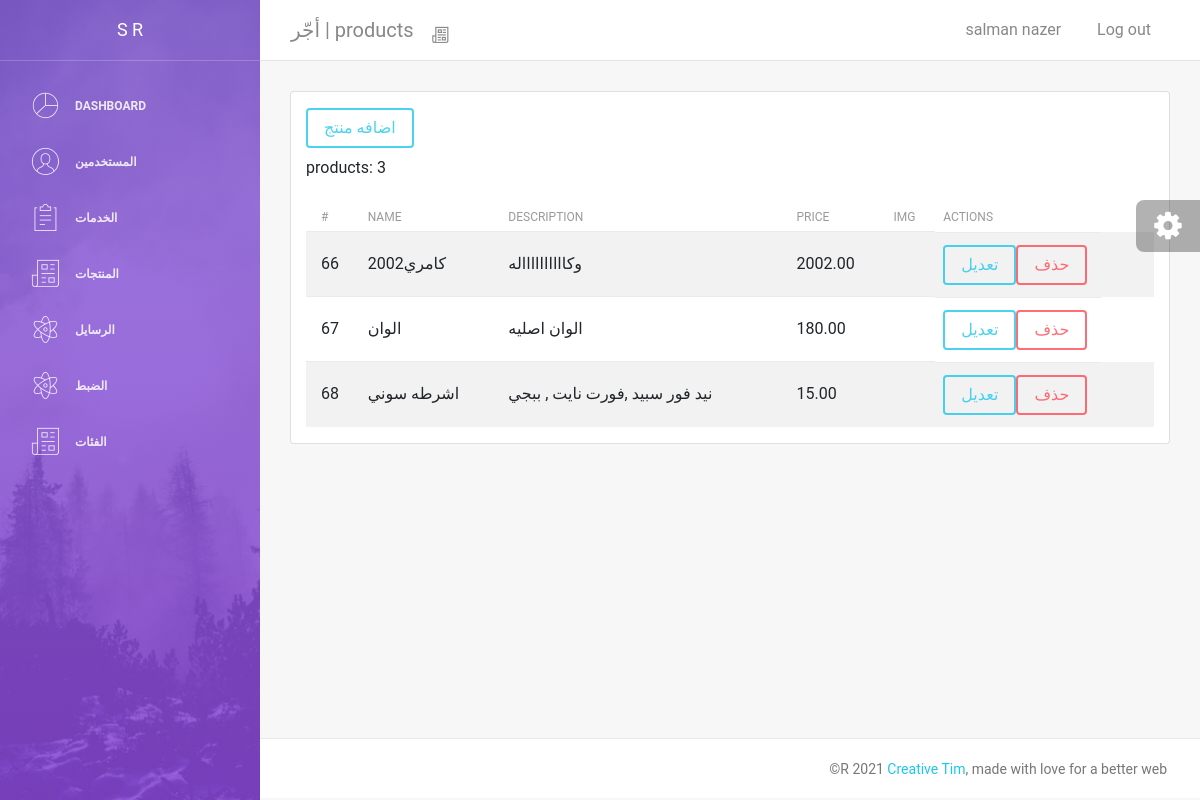
The page /admin/products/index.php (signed in) on the database its author committed.
### tables this page shows
CREATE TABLE `settings` (
  `id` int(11) NOT NULL,
  `admin_email` varchar(64) NOT NULL,
  `app_name` varchar(64) NOT NULL DEFAULT 'service app',
  `app_note` varchar(255) NOT NULL
);

CREATE TABLE `products` (
  `id` int(11) NOT NULL,
  `name` varchar(128) NOT NULL,
  `description` text DEFAULT NULL,
  `price` decimal(15,2) NOT NULL,
  `city` varchar(128) NOT NULL,
  `nameusr` varchar(255) NOT NULL,
  `number` int(10) NOT NULL,
  `image` varchar(128) NOT NULL
);

### config/app.php (called while the page is built)
<?php
include_once 'database.php';
$settings = $mysqli->query('select * from settings')->fetch_array(MYSQLI_ASSOC);
if(count($settings)){
    $app_name = $settings['app_name'];
    $admin_email = $settings['admin_email'];
    $app_note = $settings['app_note'];
}else{
    $app_name = 'Service App';
    $admin_email = 'snazer658@gmail.com';
    $app_note = 'تاجير';
}
    $config =[
      'app_name' =>  $app_name,
      'admin_email' => $admin_email ,
      'lang' => 'eng' ,
      'dir' => 'ltr' ,
      'app_url' => 'http://127.0.0.1/php/',
      'upload_dir' => 'uploads/',
      'admin_assets' => 'http://127.0.0.1/php/admin/template/assets',
      'app_note' => $app_note,
    ];
 ?>

### classec/user.php (called while the page is built, shortened)
<?php
class user {
  public function name(){
  if(isset($_SESSION['user_name'])){
        return $_SESSION['user_name'];
    }
        return 'gust';
  }
}
 ?>

### admin/products/index.php (the view, shortened to what this page needs)
<?php
$title = 'products';
$icon = 'paper-2';
include __DIR__.'/../template/header.php';
$products = $mysqli->query('select * from products order by id')->fetch_all(MYSQLI_ASSOC);
?>
  <div class="card">
      <div class="container pt-3">
          <a href="create.php" class="btn btn-info ">اضافه منتج</a>
        <p class="header pt-2">products: <?php echo count($products) ?></p>
      <div class="table-responsive">
        <table class="table table-striped">
          <thead>
            <tr>
              <th width="0">#</th>
              <th>Name</th>
              <th >description</th>
              <th >price</th>
              <th >img</th>
              <th width="150">Actions</th>
            </tr>
          </thead>
          <tbody>
          <?php foreach ($products as $product ): ?>
            <tr>
              <td><?php echo $product['id'] ?></td>
              <td><?php echo $product['name'] ?></td>
              <td><?php echo $product['description'] ?></td>
              <td><?php echo $product['price'] ?></td>
              <td> <img src="<?php echo $config['app_url'].'/'.$product['image'] ?>" alt="" width="50"> </td>
              <td>
                <a href="edit.php?id=<?php echo $product['id'] ?>" class="btn btn-info">تعديل</a>
                <form method="post" style="display: inline">
                  <button onclick="return confirm('هل انت متاكد')" class="btn btn-danger" type="submit">حذف</button>
                </form>
              </td>
            </tr>
          <?php endforeach; ?>
          </tbody>
        </table>
      </div>
      </div>
  </div>
<?php
include __DIR__.'/../template/footer.php';
 ?>

### admin/template/header.php (shortened to what this page needs)
<?php
require_once __DIR__.'/../../config/app.php';
require_once __DIR__.'/../../classec/user.php';
$user = new User;
 ?>
<!DOCTYPE html>
<html lang="en">
<head>
    <link rel="stylesheet" href="https://maxcdn.bootstrapcdn.com/font-awesome/latest/css/font-awesome.min.css" />
    <link href="<?php echo $config['admin_assets']?>/css/bootstrap.min.css" rel="stylesheet" />
    <link href="<?php echo $config['admin_assets']?>/css/light-bootstrap-dashboard.css?v=2.0.0 " rel="stylesheet" />
    <link href="<?php echo $config['admin_assets']?>/css/demo.css" rel="stylesheet" />
</head>
<body>
  <div class="wrapper">
      <div class="sidebar" data-image="<?php echo $config['admin_assets']?>/img/sidebar-5.jpg">
  <?php include 'sidebar.php' ?>
      </div>
      <div class="main-panel">
          <nav class="navbar navbar-expand-lg " color-on-scroll="500">
              <div class="container-fluid">
                  <a class="navbar-brand" href="/../../php/index.php"> <?php echo $config['app_name']." | ". $title ?> </a>
                  <div class="collapse navbar-collapse justify-content-end" id="navigation">
                      <ul class="nav navbar-nav mr-auto">
                          <li class="nav-item">
                              <a href="#" class="nav-link" data-toggle="dropdown">
                                  <i class="nc-icon nc-<?php echo $icon ?>"></i>
                              </a>
                          </li>
                      </ul>
                      <ul class="navbar-nav ml-auto">
                          <li class="nav-item">
                              <a class="nav-link" href="#pablo">
                                  <span><?php echo $user->name() ?></span>
                              </a>
                          </li>
                          <li class="nav-item">
                              <a class="nav-link" href="<?php echo $config['app_url'].'logout.php'; ?>">
                                  <span class="no-icon">Log out</span>
                              </a>
                          </li>
                      </ul>
                  </div>
              </div>
          </nav>
          <div class="content">
              <div class="container-fluid">

### admin/template/sidebar.php
<div class="sidebar-wrapper">
    <div class="logo">
        <a href="<?php echo $config['app_url'] ?>" class="simple-text">
            S R
        </a>
    </div>
    <ul class="nav">
        <li>
            <a class="nav-link" href="<?php echo $config['app_url'] ?>admin">
                <i class="nc-icon nc-chart-pie-35"></i>
                <p>Dashboard</p>
            </a>
        </li>
        <li>
            <a class="nav-link" href="<?php echo $config['app_url'] ?>admin/users">
                <i class="nc-icon nc-circle-09"></i>
                <p>المستخدمين</p>
            </a>
        </li>
        <li>
            <a class="nav-link" href="<?php echo $config['app_url'] ?>admin/services">
                <i class="nc-icon nc-notes"></i>
                <p>الخدمات</p>
            </a>
        </li>
        <li>
            <a class="nav-link" href="<?php echo $config['app_url'] ?>admin/products">
                <i class="nc-icon nc-paper-2"></i>
                <p>المنتجات</p>
            </a>
        </li>
        <li>
            <a class="nav-link" href="<?php echo $config['app_url'] ?>admin/messages">
                <i class="nc-icon nc-atom"></i>
                <p>الرسايل</p>
            </a>
        </li>
        <li>
            <a class="nav-link" href="<?php echo $config['app_url'] ?>admin/settings">
                <i class="nc-icon nc-atom"></i>
                <p>الضبط</p>
            </a>
        </li>
        <li>
            <a class="nav-link" href="<?php echo $config['app_url'] ?>admin/categories">
                <i class="nc-icon nc-paper-2"></i>
                <p>الفئات</p>
            </a>
          </li>
    </ul>
</div>

### admin/template/footer.php (shortened to what this page needs)
</div>
</div>
<footer class="footer">
<div class="container-fluid">
        <p class="copyright text-center">
            ©R
            <a href="http://www.creative-tim.com">Creative Tim</a>, made with love for a better web
        </p>
</div>
</footer>
</div>
</div>
<div class="fixed-plugin">
<div class="dropdown show-dropdown">
   <a href="#" data-toggle="dropdown">
       <i class="fa fa-cog fa-2x"> </i>
   </a>
</div>
</div>
</body>
</html>

### admin/template/assets/css/demo.css (style rules this page uses)
.fixed-plugin { position: fixed; top: 200px; right: 0; width: 64px; background: rgba(0, 0, 0, .3); z-index: 1031; border-radius: 8px 0 0 8px; text-align: center; }
.fixed-plugin .fa-cog { color: #FFFFFF; padding: 10px; border-radius: 0 0 6px 6px; width: auto; }

### rows shown on the page
settings: app_name "أجّر"
products: id "66", name "كامري2002", description "وكااااااااااله", price "2002.00"
products: id "67", name "الوان", description "الوان اصليه", price "180.00"
products: id "68", name "اشرطه سوني", description "نيد فور سبيد ,فورت نايت , ببجي", price "15.00"

### other values the page prints
$title "products"
$user->name() "salman nazer"
count($products) "3"
